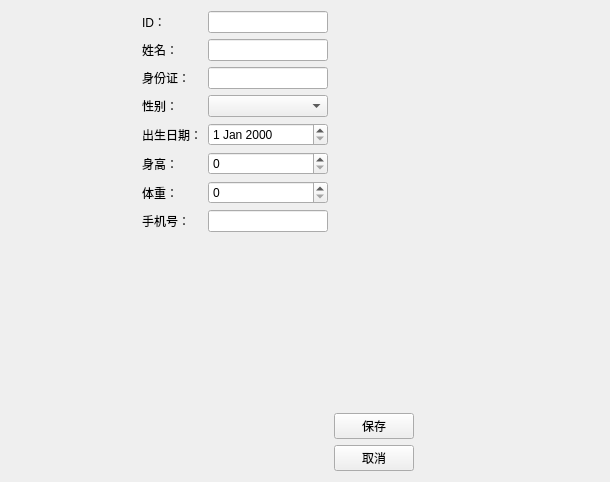
<?xml version="1.0" encoding="UTF-8"?>
<ui version="4.0">
 <class>PatientEditView</class>
 <widget class="QWidget" name="PatientEditView">
  <property name="geometry">
   <rect>
    <x>0</x>
    <y>0</y>
    <width>610</width>
    <height>482</height>
   </rect>
  </property>
  <property name="windowTitle">
   <string>Form</string>
  </property>
  <layout class="QHBoxLayout" name="horizontalLayout">
   <item>
    <spacer name="horizontalSpacer">
     <property name="orientation">
      <enum>Qt::Horizontal</enum>
     </property>
     <property name="sizeType">
      <enum>QSizePolicy::Fixed</enum>
     </property>
     <property name="sizeHint" stdset="0">
      <size>
       <width>131</width>
       <height>20</height>
      </size>
     </property>
    </spacer>
   </item>
   <item>
    <layout class="QFormLayout" name="formLayout">
     <item row="0" column="1">
      <widget class="QLineEdit" name="lineEdit"/>
     </item>
     <item row="1" column="0">
      <widget class="QLabel" name="label_2">
       <property name="text">
        <string>姓名：</string>
       </property>
      </widget>
     </item>
     <item row="1" column="1">
      <widget class="QLineEdit" name="lineEdit_2"/>
     </item>
     <item row="2" column="0">
      <widget class="QLabel" name="label_3">
       <property name="text">
        <string>身份证：</string>
       </property>
      </widget>
     </item>
     <item row="2" column="1">
      <widget class="QLineEdit" name="lineEdit_3"/>
     </item>
     <item row="3" column="0">
      <widget class="QLabel" name="label_4">
       <property name="text">
        <string>性别：</string>
       </property>
      </widget>
     </item>
     <item row="3" column="1">
      <widget class="QComboBox" name="comboBox"/>
     </item>
     <item row="4" column="0">
      <widget class="QLabel" name="label_5">
       <property name="text">
        <string>出生日期：</string>
       </property>
      </widget>
     </item>
     <item row="4" column="1">
      <widget class="QDateEdit" name="dateEdit"/>
     </item>
     <item row="5" column="0">
      <widget class="QLabel" name="label_6">
       <property name="text">
        <string>身高：</string>
       </property>
      </widget>
     </item>
     <item row="5" column="1">
      <widget class="QSpinBox" name="spinBox"/>
     </item>
     <item row="6" column="0">
      <widget class="QLabel" name="label_7">
       <property name="text">
        <string>体重：</string>
       </property>
      </widget>
     </item>
     <item row="6" column="1">
      <widget class="QSpinBox" name="spinBox_2"/>
     </item>
     <item row="7" column="0">
      <widget class="QLabel" name="label_8">
       <property name="text">
        <string>手机号：</string>
       </property>
      </widget>
     </item>
     <item row="7" column="1">
      <widget class="QLineEdit" name="lineEdit_4"/>
     </item>
     <item row="0" column="0">
      <widget class="QLabel" name="label">
       <property name="layoutDirection">
        <enum>Qt::LeftToRight</enum>
       </property>
       <property name="text">
        <string>ID：</string>
       </property>
       <property name="alignment">
        <set>Qt::AlignLeading|Qt::AlignLeft|Qt::AlignVCenter</set>
       </property>
      </widget>
     </item>
    </layout>
   </item>
   <item>
    <layout class="QVBoxLayout" name="verticalLayout">
     <item>
      <spacer name="verticalSpacer">
       <property name="orientation">
        <enum>Qt::Vertical</enum>
       </property>
       <property name="sizeHint" stdset="0">
        <size>
         <width>20</width>
         <height>40</height>
        </size>
       </property>
      </spacer>
     </item>
     <item>
      <widget class="QPushButton" name="pushButton">
       <property name="text">
        <string>保存</string>
       </property>
      </widget>
     </item>
     <item>
      <widget class="QPushButton" name="pushButton_2">
       <property name="text">
        <string>取消</string>
       </property>
      </widget>
     </item>
    </layout>
   </item>
   <item>
    <spacer name="horizontalSpacer_2">
     <property name="orientation">
      <enum>Qt::Horizontal</enum>
     </property>
     <property name="sizeHint" stdset="0">
      <size>
       <width>130</width>
       <height>20</height>
      </size>
     </property>
    </spacer>
   </item>
  </layout>
 </widget>
 <resources/>
 <connections/>
</ui>
